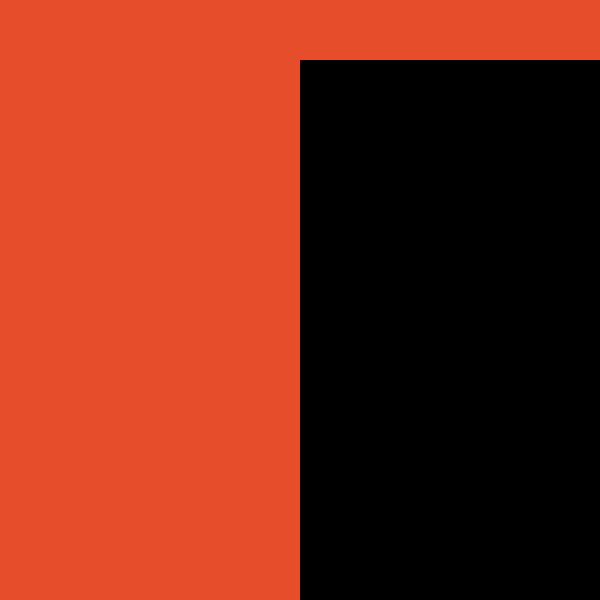
Frame 1 (no input)
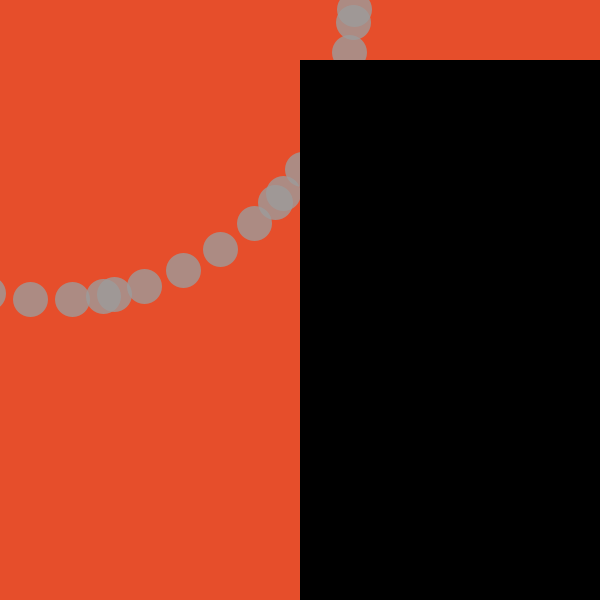
Frame 60 (the mouse pressed at the canvas centre just before this capture)
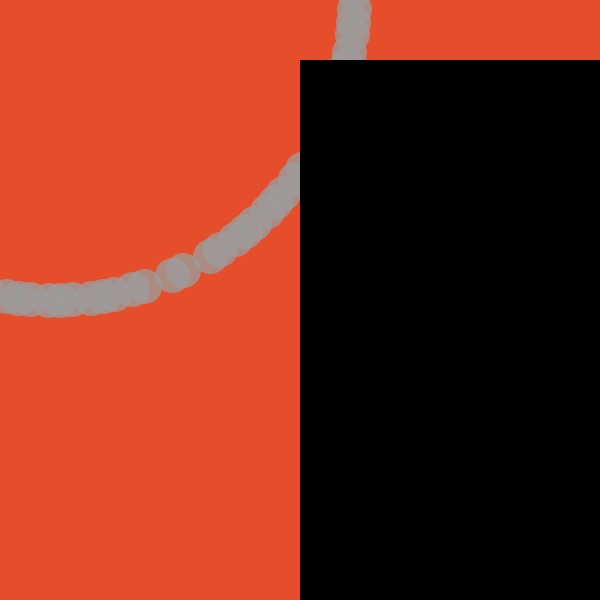
Frame 120 (the mouse held since frame 60 and released just before this capture)

The Processing sketch that drew these frames (run headless with seeded random() and noise(); from frame 60 on, the mouse is pressed at the canvas centre):

// Processing sketch: processing_5028
// ── processing_5028.pde

/*
My rays #2
illustrator9@gmail.com
October 3,2009
*/


float ang=18;int mx,my; 
 
void setup(){ 
  size(600,600); 
  mx=width/11;my=height/812; 
  background(230,78,43); 
  strokeWeight(35); 
  int grayVal = 0;
  fill(grayVal); 
} 
 
void draw(){  
  noStroke(); 
  rect(300,60,width,height); 
  stroke(155,200);  
  float ray=100; 
  ang-=199.1; 
  for(int i=14;i<250;i++){  
    ray*=3.0022; 
    ray+=.16; 
    float maxray=ray*.5; 
    float a=radians(ang+i); 
    point(mx+ cos(a)*random(ray,maxray),my+sin(a)*random(ray,maxray));  
  } 
} 
 
